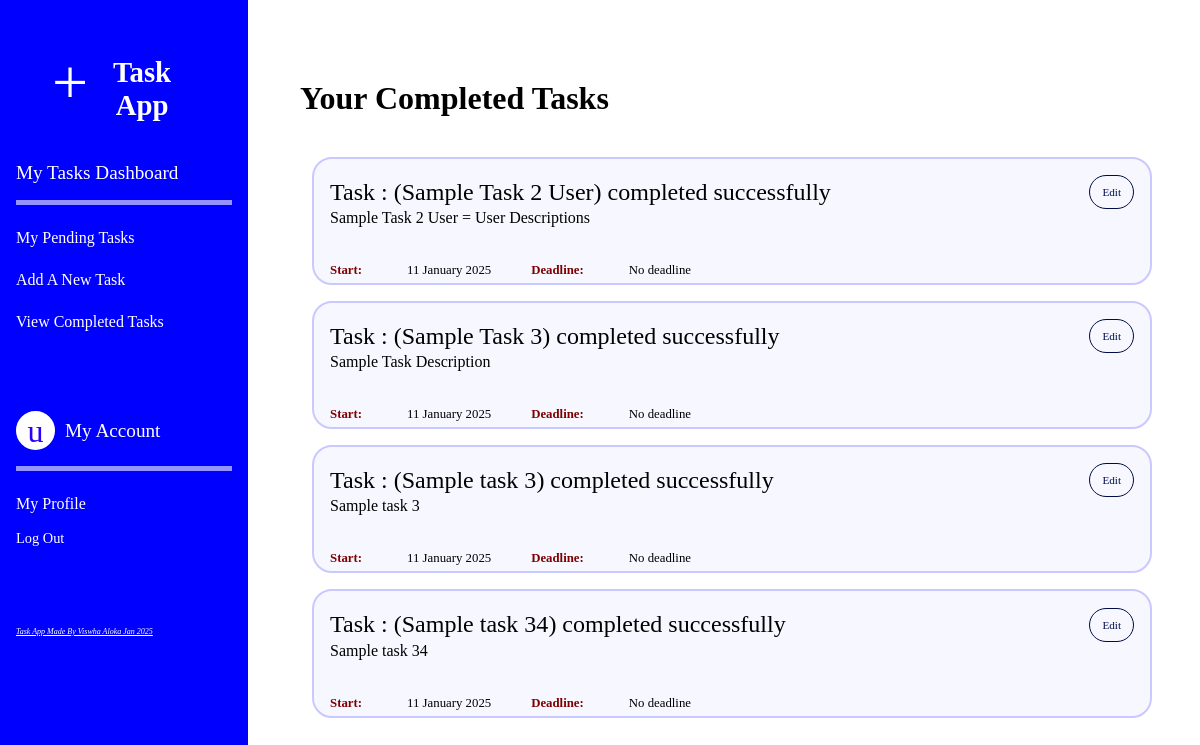
The app's page /completed/ (signed in) with its own data.
### app/models.py (models this page shows, shortened)
class AppTask(models.Model):
    title = models.CharField(max_length=200)
    description = models.TextField(blank=True)
    complete = models.BooleanField(default=False)
    created = models.DateTimeField(auto_now_add=True)
    deadline = models.DateField(null=True, blank=True)
    user = models.ForeignKey(User, on_delete=models.CASCADE)

### app/views.py (the view)
# urls.py: path('completed/', CompleteTaskListView.as_view(), name='app-done'),
class CompleteTaskListView(LoginRequiredMixin,ListView):
    model = AppTask
    template_name = 'app/task_Done.html'
    context_object_name = 'tasks'
    def get_queryset(self):
        return AppTask.objects.filter(user=self.request.user).filter(complete = True)

### app/templates/app/task_done.html
{% extends "app/base.html" %}
{% block content %}
<h1>Your Completed Tasks</h1>
<ul>
    {% for task in tasks %}
        <li class="task">
            <h2>Task : ({{ task.title }}) completed successfully <div><a href="{% url 'app-edit' task.id%}"><button>Edit</button></a></div></h2>
            <div class="date">
                <span>Start: </span> {{ task.created|date:"d F Y" }} <span>Deadline: </span>
                {% if task.deadline %}
                    {{ task.deadline|date:"d F Y" }}
                {% else %}
                    No deadline
                {% endif %}
            </div>
            <p>{{ task.description }}</p>
        </li>
    {% endfor %}
</ul>
{% endblock content %}

### app/templates/app/base.html (shortened to what this page needs)
{% load static %}
<!DOCTYPE html>
<html lang="en">
<head>
    <link rel="stylesheet" href="{% static 'app/style.css' %}">
</head>
<body>
    <div class="navigation-bar" id="navBar">
        <h1><a href="{% url 'app-main'  %}"><span>+</span> <span>Task App</a></span></h1>
        <ul>
            {% if user.is_authenticated %}
                <h2>My Tasks Dashboard</h2>
                <li><a href="{% url 'app-home'  %}">My Pending Tasks</a></li>
                <li><a href="{% url 'app-add'  %}">Add A New Task</a></li>
                <li><a href="{% url 'app-done'  %}">View Completed Tasks</a></li>
                <h2 class="account"><div class="user-letter"><l>{{user.username.0}}</l></div>My Account</h2>
                <li id="profile">
                    <a href="{% url 'app-profile'  %}">My Profile</a></li>
                <form action="{% url 'app-logout'  %}" method="post" class=" logout">
                    <button type="submit" class="nav-item nav-link btn btn-link">Log Out</button>
                </form>
            {% else %}
                <h2 class="account">Please Log-in or Register to Continue</h2>
                <li><a href="{% url 'app-login'  %}">Login</a></li>
                <li><a href="#">Register</a></li>
            {% endif %}
        </ul>
        <div style="font-size: 0.5rem; padding-top: 10vh; color: #fff; font-style: italic; text-decoration: underline;">Task App Made By Viswha Aloka Jan 2025</div>
    </div>
    <div class="content text-focus-in">
        {% block content %}
        {% endblock content %}
    </div>
</body>
</html>

### app/static/app/style.css (style rules this page uses)
* { padding: 0%; margin: 0%; font-family: DefaultFont; text-decoration: none; }
body { display: flex; flex-direction: row; }
.navigation-bar { width: 18vw; padding: 2vh; background-color: blue; height: 96vh; position: fixed; }
.navigation-bar h1 { margin: 5vh 3vw; color: #fff; gap: 0.5vw; font-size: 1.8rem; }
.navigation-bar h1 a { display: flex; align-items: center; text-align: center; }
.navigation-bar h2 { font-size: 1.2rem; text-align: left; font-weight: 500; color: #fff; border-bottom: 5px solid rgba(255, 255, 255, 0.581); padding-bottom: 2vh; }
.navigation-bar li { list-style:none; margin-top: 3vh; display: flex; align-items: center; gap: 10px; }
.navigation-bar li a { text-decoration: none; color: #fff; }
.navigation-bar span:first-child { font-size: 4rem; margin-top: -.8rem; font-weight: 400; }
.navigation-bar a { text-decoration: none; color: #fff; }
.content { padding-top: 10vh; padding-left: 5vw; width: 68vw; margin-left: 20vw; }
.content h1 { padding-bottom: 5vh; }
.content ul { padding-left: 1vw; }
.content ul li { width: 100%; margin-bottom: 2vh; list-style: none; background-color:#f7f7ff ; padding: 2%; border-radius: 20px; border: 2px solid #c9c9ff; position: relative; }
.content ul li h2 { font-weight: 450; display: flex; justify-content: space-between; align-items: center; }
.content h2 button { background-color: transparent; margin-left: 20px; border-radius: 20px; padding: 10px 12px; font-size: 0.7rem; border: 1px solid #000c46; color: #000c46; }
.content ul li .date { font-size: 0.8rem; display: flex; align-items: center; gap: 40px; position: absolute; bottom: 5px; }
.date span { font-size: 0.9rem; margin-left: 0px; margin-right: 5px; color: #7d0000; font-size: 0.8rem; font-weight: bold; }
.content ul li p { width:60vw; padding-bottom: 5vh; }
.content li { list-style:circle ; }
.account { margin-top: 10vh; color: #fff; display: flex; align-items: center; gap: 10px; border-bottom: 1px solid rgba(255, 255, 255, 0.581); }
.logout { list-style:none; margin-top: 7vh; text-decoration: none; color: #fff; }
.logout button { background-color: transparent; border: none; color: #fff; font-size: .9rem; margin-top: -1vh; cursor: pointer; }
.user-letter { background-color: #fff; border-radius: 100%; font-size: 2rem; width: 25px; height: 25px; padding: 5px; position: relative; font-weight: 500; color: #2b00ff; border: 2px solid #fff; }
.user-letter l { position: absolute; left: 50%; top: 50%; transform: translateX(-50%) translateY(-50%); }
.logout { margin-top: 2vh ; }
.text-focus-in { -webkit-animation: text-focus-in 0.5s cubic-bezier(0.550, 0.085, 0.680, 0.530) both; animation: text-focus-in 0.5s cubic-bezier(0.550, 0.085, 0.680, 0.530) both; }

### records on screen
AppTask: title "Sample Task 2 User", created "11 January 2025", shows "No deadline", description "Sample Task 2 User = User Descriptions"
AppTask: title "Sample Task 3", created "11 January 2025", shows "No deadline", description "Sample Task Description"
AppTask: title "Sample task 3", created "11 January 2025", shows "No deadline", description "Sample task 3"
AppTask: title "Sample task 34", created "11 January 2025", shows "No deadline", description "Sample task 34"

### other values on screen
{{ user.username.0 }} "u"
